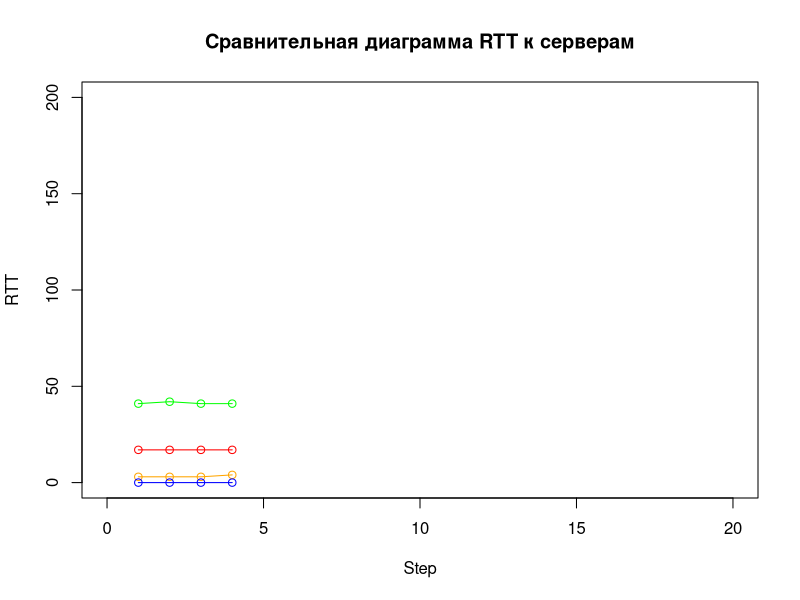

Source code (R):
## ---- chunk 1
knitr::opts_chunk$set(echo = TRUE)
## ---- chunk 2
x <- c(0,5,10,15,20,25,30,35,40,45,50,55,60,65,70,75,80,85,90,95,100,105,110,115,120,125,130,135,140,145,150,155,160,165,170,175,180,185,190,195,200)
y <- c(0,0.5,1,1.5,2,2.5,3,3.5,4,4.5,5,5.5,6,6.5,7,7.5,8,8.5,9,9.5,10,10.5,11,11.5,12,12.5,13,13.5,14,14.5,15,15.5,16,16.5,17,17.5,18,18.5,19,19.5,20)
x_1 <- c(17,17,17,17)
y_1 <- c(1,2,3,4)
x_2 <- c(41,42,41,41)
y_2 <- c(1,2,3,4)
x_3 <- c(3,3,3,4)
y_3 <- c(1,2,3,4)
x_4 <- c(0,0,0,0)
y_4 <- c(1,2,3,4)

plot(y,x,main = "Сравнительная диаграмма RTT к серверам", xlab = "Step", ylab = "RTT",type = "n")
points(y_1,x_1, col = "red")
lines(y_1,x_1, col = "red")
points(y_2,x_2, col = "green")
lines(y_2,x_2, col = "green")
points(y_3,x_3, col = "orange")
lines(y_3,x_3, col = "orange")
points(y_4,x_4, col = "blue")
lines(y_4,x_4, col = "blue")
